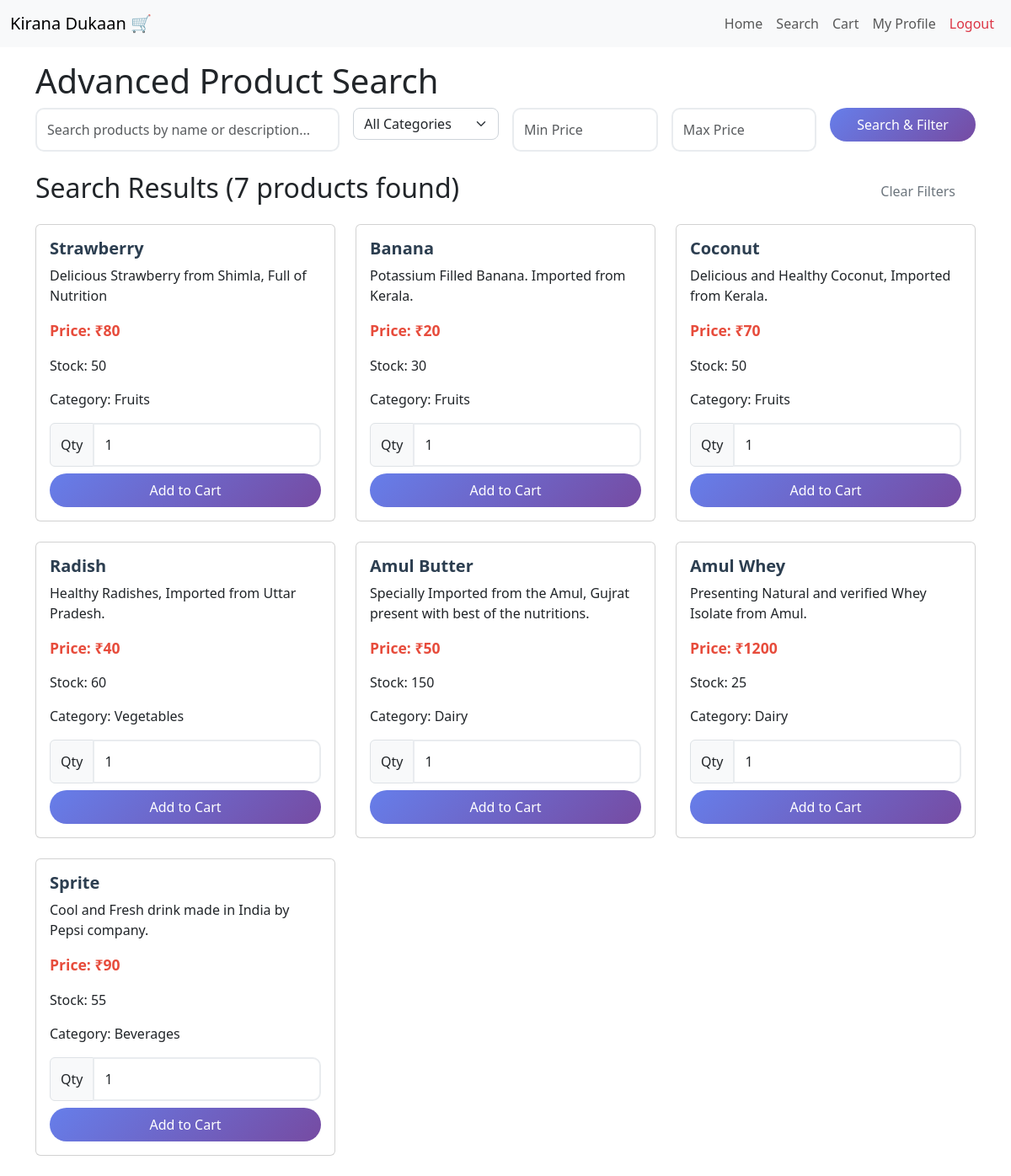
Page /search (signed in) on the earlier database version.
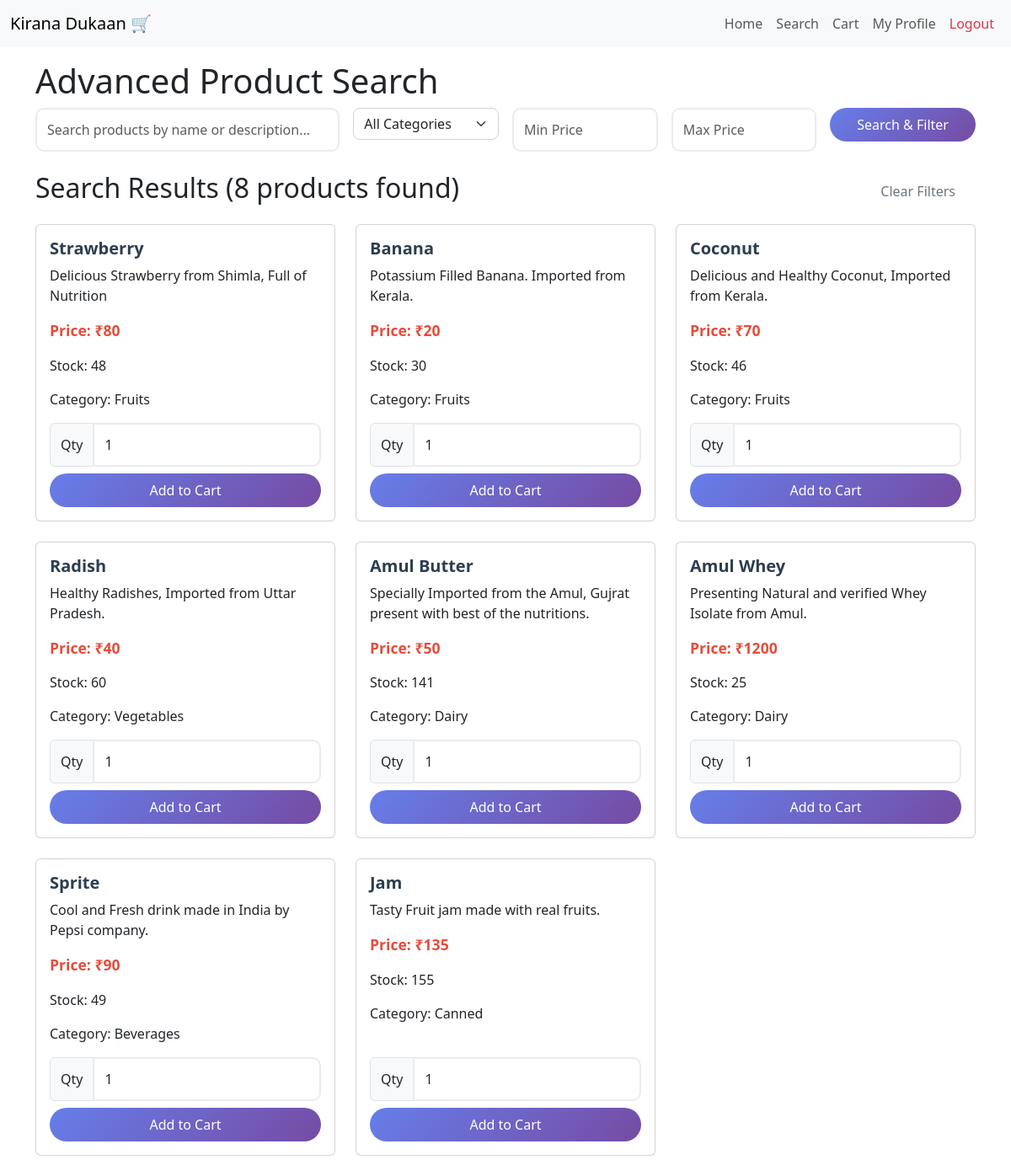
Same page on the later database version.
### models.py (models this page shows)
class Product(db.Model):
    id = db.Column(db.Integer, primary_key=True)
    name = db.Column(db.String(64), nullable=False)
    price = db.Column(db.Integer, nullable=False)
    description = db.Column(db.String(256), nullable=False)
    category_id = db.Column(db.Integer, db.ForeignKey('category.id'), nullable=False)
    quantity = db.Column(db.Integer, nullable=False)
    man_date = db.Column(db.Date, nullable=False)
    cart_items = db.relationship('Cart', backref='product', lazy=True)
    orders = db.relationship('Order', backref='product', lazy=True)

class Category(db.Model):
    id = db.Column(db.Integer, primary_key=True)
    name = db.Column(db.String(32), unique=True)
    products = db.relationship('Product', backref='category', lazy=True)

### routes.py (the view)
@main.route('/search')
@auth_required
def search():
    user_id = session['user_id']
    user = User.query.get(user_id)
    categories = Category.query.all()
    query = request.args.get('q', '')
    category_filter = request.args.get('category', '')
    min_price = request.args.get('min_price', '')
    max_price = request.args.get('max_price', '')
    products_query = Product.query
    if query:
        products_query = products_query.filter(
            (Product.name.contains(query)) | (Product.description.contains(query))
        )
    if category_filter:
        products_query = products_query.filter(Product.category_id == category_filter)
    if min_price:
        try:
            min_price_val = float(min_price)
            products_query = products_query.filter(Product.price >= min_price_val)
        except ValueError:
            pass
    if max_price:
        try:
            max_price_val = float(max_price)
            products_query = products_query.filter(Product.price <= max_price_val)
        except ValueError:
            pass
    products = products_query.all()
    return render_template('searchbar.html', user=user, products=products, categories=categories, query=query, category_filter=category_filter, min_price=min_price, max_price=max_price)

### routes.py (called while the page is built)
def auth_required(f):
    @wraps(f)
    def decorated_function(*args, **kwargs):
        if 'user_id' not in session:
            flash('Please log in to access this page.', 'warning')
            return redirect(url_for('main.login'))
        return f(*args, **kwargs)
    return decorated_function

### templates/searchbar.html (shortened to what this page needs)
{% extends 'layout.html' %}
{% block content %}
    <h1>Advanced Product Search</h1>
    <form method="get" action="{{ url_for('main.index') }}" class="mb-4">
        <div class="row g-3">
            <div class="col-md-4">
                <input type="text" class="form-control" name="q" placeholder="Search products by name or description..." value="{{ query }}">
            </div>
            <div class="col-md-2">
                <select class="form-select" name="category">
                    <option value="">All Categories</option>
                </select>
            </div>
            <div class="col-md-2">
                <input type="number" class="form-control" name="min_price" placeholder="Min Price" value="{{ min_price }}" min="0" step="0.01">
            </div>
            <div class="col-md-2">
                <input type="number" class="form-control" name="max_price" placeholder="Max Price" value="{{ max_price }}" min="0" step="0.01">
            </div>
            <div class="col-md-2">
                <button class="btn btn-primary w-100" type="submit">Search & Filter</button>
            </div>
        </div>
    </form>
    {% if products %}
        <div class="d-flex justify-content-between align-items-center mb-3">
            <h2>Search Results ({{ products|length }} products found)</h2>
            <a href="{{ url_for('main.index') }}" class="btn btn-outline-secondary">Clear Filters</a>
        </div>
        <div class="row">
            {% for product in products %}
            <div class="col-md-4 mb-4">
                <div class="card h-100">
                    <div class="card-body d-flex flex-column">
                        <h5 class="card-title">{{ product.name }}</h5>
                        <p class="card-text">{{ product.description }}</p>
                        <p class="card-text"><strong>Price: ₹{{ product.price }}</strong></p>
                        <p class="card-text">Stock: {{ product.quantity }}</p>
                        <p class="card-text">Category: {{ product.category.name }}</p>
                        <form action="{{ url_for('main.add_to_cart', product_id=product.id) }}" method="post" class="mt-auto">
                            <div class="input-group mb-2">
                                <span class="input-group-text">Qty</span>
                                <input type="number" class="form-control" name="quantity" value="1" min="1" max="{{ product.quantity }}">
                            </div>
                            <button type="submit" class="btn btn-primary w-100" {% if product.quantity == 0 %}disabled{% endif %}>
                                {% if product.quantity == 0 %}Out of Stock{% else %}Add to Cart{% endif %}
                            </button>
                        </form>
                    </div>
                </div>
            </div>
            {% endfor %}
        </div>
    {% elif query or category_filter or min_price or max_price %}
        <div class="alert alert-warning">
            <h4>No products found</h4>
            <p>No products match your search criteria. Try adjusting your filters or <a href="{{ url_for('main.index') }}">clear all filters</a>.</p>
        </div>
    {% else %}
        <div class="alert alert-info">
            <h4>Start Your Search</h4>
            <p>Use the filters above to find the products you're looking for.</p>
        </div>
    {% endif %}
{% endblock %}

Differences in the rows shown:
changed Product "Strawberry": quantity "50" → "48"
changed Product "Coconut": quantity "50" → "46"
changed Product "Amul Butter": quantity "150" → "141"
changed Product "Sprite": quantity "55" → "49"
added Product: name "Jam", description "Tasty Fruit jam made with real fruits.", price "135", quantity "155", category.name "Canned", shows "Add to Cart"
Other differences:
{{ products|length }}: "7" → "8"
